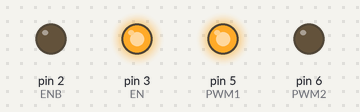
A sketch run on a simulated Arduino Uno, built with avr-gcc and run on an emulated ATmega328P. Parts: output pins drawn as LEDs (lit = HIGH).

Above: at 0.05 s.
At 3.95 s:
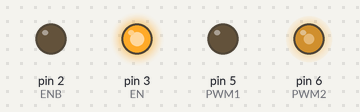
Timing chart, 0 to 5.2 s (numbered marks = the images above):
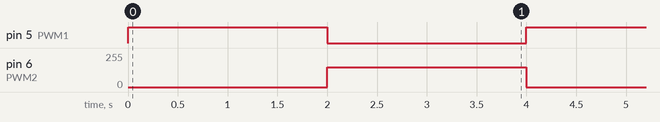

The sketch:

tb9051-ftg_single.ino
```cpp
// https://www.pololu.com/product/2997

/*
o → VM
o → GND
o → VCC
o → OCC
o → EN
o → ENB
o → PWM2
o → PWM1
o → OCM
o → DIAG
*/
#define EN 3    //LOW to ON
#define ENB 2   //HIGH to ON
#define PWM2 6
#define PWM1 5

void setup() {
  pinMode(PWM1, OUTPUT);
  pinMode(PWM2, OUTPUT);
  pinMode(EN, OUTPUT);
  pinMode(ENB, OUTPUT);

  digitalWrite(ENB, LOW);
  digitalWrite(EN, HIGH);
}

void loop() {
  digitalWrite(PWM2, LOW);
  analogWrite(PWM1, 255);

  delay(2000);

  analogWrite(PWM2, 150);
  digitalWrite(PWM1, LOW);

  delay(2000);
}
```

Measured:
- by itself, pin 5 (PWM1): alternates HIGH for 2.0 s and LOW for 2.0 s
- by itself, pin 6 (PWM2): alternates 150/255 for 2.0 s and 0/255 for 2.0 s
